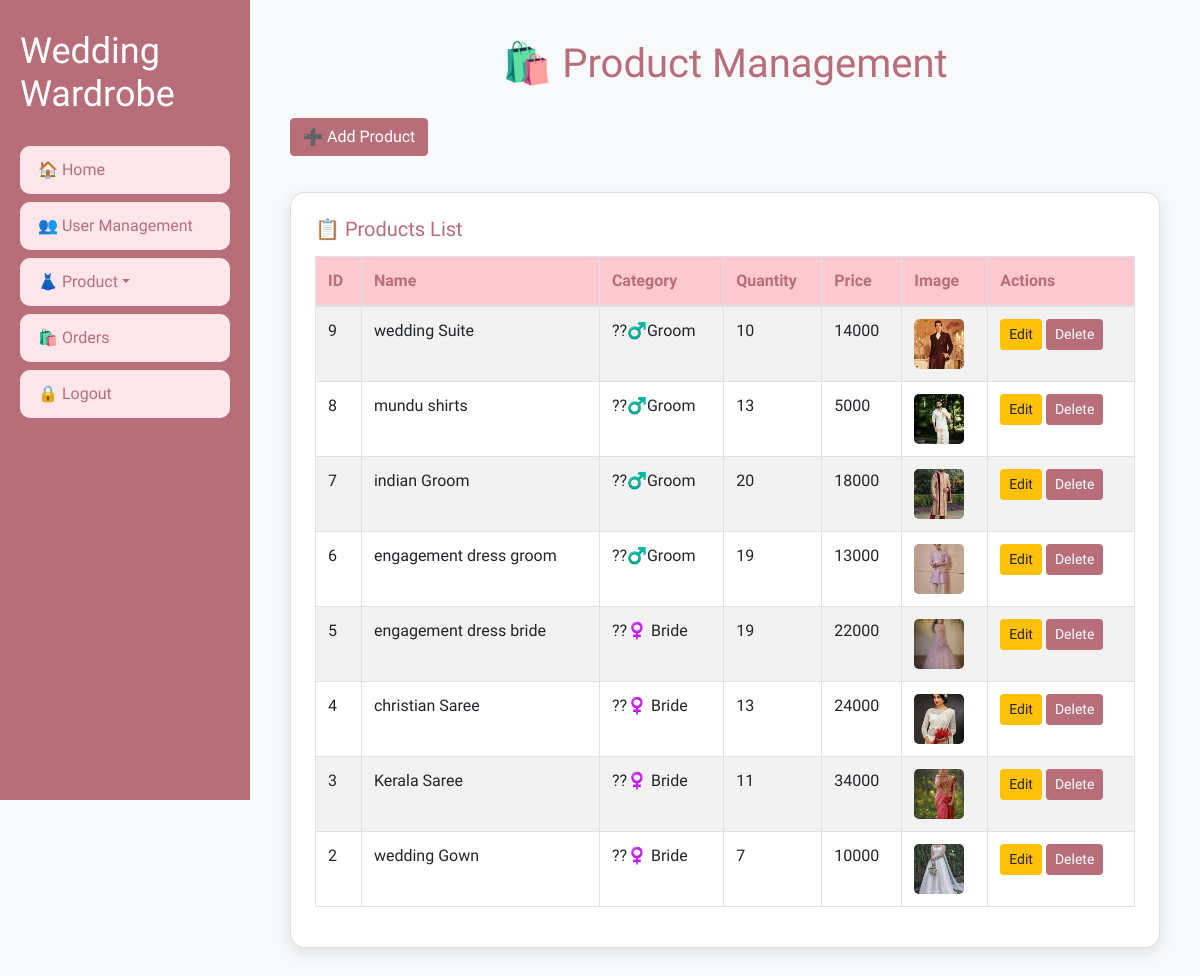
/admin_outfit.php, run on the app's committed database.
### tables this page shows
CREATE TABLE `product` (
  `p_id` int NOT NULL AUTO_INCREMENT,
  `p_name` varchar(45) DEFAULT NULL,
  `p_category` varchar(45) DEFAULT NULL,
  `p_quantity` varchar(45) DEFAULT NULL,
  `p_price` varchar(45) DEFAULT NULL,
  `p_image` varchar(45) DEFAULT NULL,
  PRIMARY KEY (`p_id`),
  UNIQUE KEY `p_id_UNIQUE` (`p_id`)
);

### admin_outfit.php (the view, shortened to what this page needs)
<?php
include("db_connection.php");
$products = mysqli_query($con, "SELECT * FROM product ORDER BY p_id DESC");
$editData = null;
?>
<!DOCTYPE html>
<html lang="en">
<head>
<link rel="stylesheet" href="https://maxcdn.bootstrapcdn.com/bootstrap/4.5.2/css/bootstrap.min.css">
</head>
<body>
<div class="sidebar">
    <h2>Wedding Wardrobe</h2>
    <a href="admin_dashboard.php">🏠 Home</a>
    <a href="admin_adduser.php">👥 User Management</a>
    <div class="dropdown w-100">
        <button class="btn dropdown-toggle" type="button" data-toggle="dropdown">👗 Product</button>
    </div>
    <a href="admin_orderhistory.php">🛍️ Orders</a>
    <a href="logout.php">🔒 Logout</a>
</div>
<div class="main-content container">
    <h2 class="text-center">🛍️ Product Management</h2>
    <button class="btn btn-danger mb-3" data-toggle="modal" data-target="#productModal">
        <?= $editData ? "✏️ Edit Product" : "➕ Add Product" ?>
    </button>
    <div class="card p-4">
        <h5>📋 Products List</h5>
        <table class="table table-bordered table-striped">
            <thead>
                <tr>
                    <th>ID</th><th>Name</th><th>Category</th><th>Quantity</th><th>Price</th><th>Image</th><th>Actions</th>
                </tr>
            </thead>
            <tbody>
            <?php while($row = mysqli_fetch_assoc($products)): ?>
                <tr>
                    <td><?= $row['p_id'] ?></td>
                    <td><?= $row['p_name'] ?></td>
                    <td><?= $row['p_category'] ?></td>
                    <td><?= $row['p_quantity'] ?></td>
                    <td><?= $row['p_price'] ?></td>
                    <td>
                        <?php if($row['p_image']): ?>
                            <img src="uploads/<?= $row['p_image'] ?>" style="width:50px; height:50px; object-fit:cover;">
                        <?php endif; ?>
                    </td>
                    <td>
                        <a href="?edit=<?= $row['p_id'] ?>" class="btn btn-sm btn-warning">Edit</a>
                        <a href="?delete=<?= $row['p_id'] ?>" class="btn btn-sm btn-danger" onclick="return confirm('Are you sure?');">Delete</a>
                    </td>
                </tr>
            <?php endwhile; ?>
            </tbody>
        </table>
    </div>
</div>
</body>
</html>

### admin_outfit.php (style rules this page uses)
body { font-family: 'Work Sans', sans-serif; background: #f8f9fa; margin:0; display:flex; }
.sidebar { width:250px; background:#b76e79; height:100vh; position:fixed; padding:30px 20px; overflow-y:auto; }
.sidebar h2 { font-family:'Sacramento', cursive; color:#fff; font-size:36px; margin-bottom:30px; }
.sidebar a, .sidebar .btn.dropdown-toggle { display:block; width:100%; background:#ffe6ea; color:#b76e79; margin:8px 0; padding:12px 18px; border-radius:10px; text-align:left; font-weight:500; border:none; cursor:pointer; transition:all .2s ease; }
.main-content { margin-left:250px; padding:40px; width:100%; }
h2.text-center { font-family:'Sacramento', cursive; color:#b76e79; font-size:40px; margin-bottom:30px; }
.card { background:#fff; border-radius:15px; box-shadow:0 5px 15px rgba(0,0,0,0.1); margin-top:20px; padding:20px; }
.card h5 { color:#b76e79; margin-bottom:15px; }
.table th { background:#ffc9d2; color:#b76e79; font-weight:600; }
.table td img { width:50px; height:50px; object-fit:cover; border-radius:5px; }
.btn-danger { background:#b76e79; border-color:#b76e79; }
.btn-warning { background:#ffc107; border-color:#ffc107; }

### data on the page
product: p_id "9", p_name "wedding Suite", p_category "??‍♂️Groom", p_quantity "10", p_price "14000", p_image (picture)
product: p_id "8", p_name "mundu shirts", p_category "??‍♂️Groom", p_quantity "13", p_price "5000", p_image (picture)
product: p_id "7", p_name "indian Groom", p_category "??‍♂️Groom", p_quantity "20", p_price "18000", p_image (picture)
product: p_id "6", p_name "engagement dress groom", p_category "??‍♂️Groom", p_quantity "19", p_price "13000", p_image (picture)
product: p_id "5", p_name "engagement dress bride", p_category "??‍♀️ Bride", p_quantity "19", p_price "22000", p_image (picture)
product: p_id "4", p_name "christian Saree", p_category "??‍♀️ Bride", p_quantity "13", p_price "24000", p_image (picture)
product: p_id "3", p_name "Kerala Saree", p_category "??‍♀️ Bride", p_quantity "11", p_price "34000", p_image (picture)
product: p_id "2", p_name "wedding Gown", p_category "??‍♀️ Bride", p_quantity "7", p_price "10000", p_image (picture)
